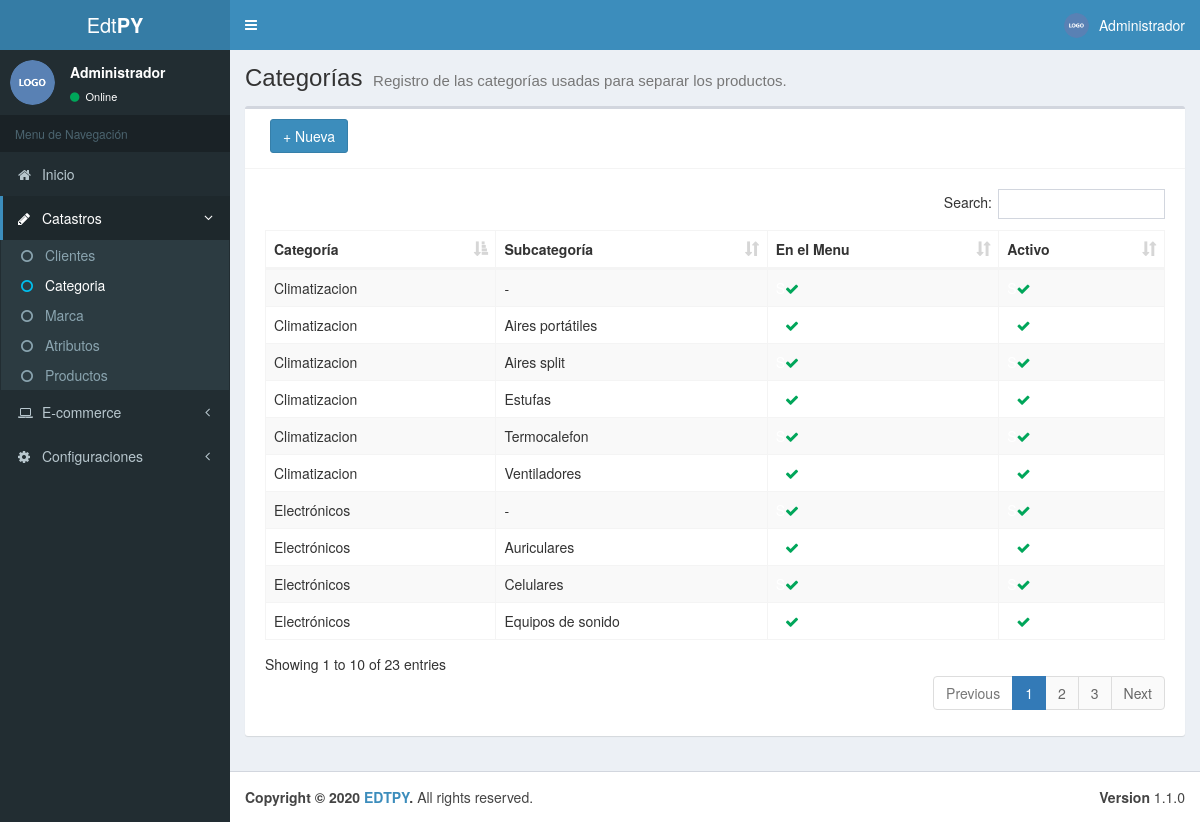
The app's page /admin/categoria.php (signed in) with its own data.
### tables this page shows
CREATE TABLE IF NOT EXISTS `tb_categoria` (
  `id` int(11) NOT NULL AUTO_INCREMENT,
  `nombre` varchar(80) NOT NULL,
  `id_padre` int(11) DEFAULT NULL,
  `menu` tinyint(1) NOT NULL,
  `activo` tinyint(1) NOT NULL,
  PRIMARY KEY (`id`)
);

### admin/mods/server/categoria.php (called while the page is built, shortened)
<?php
	function getAllCategorias () {
		$connection = conn();
		$sql = "SELECT a.*, b.nombre as padre FROM tb_categoria a LEFT JOIN tb_categoria b ON b.id = a.id_padre ORDER BY padre ASC, a.nombre ASC";
		$query = $connection->prepare($sql);
		$query->execute();
		if ($query->rowCount() > 0) {
			$result= $query->fetchAll();
		} else {
			$result = null;
		}
		return $result;
	}
?>

### admin/mods/objs/categoria.php (called while the page is built, shortened)
<?php
	include_once "mods/server/categoria.php";
	$categorias = getAllCategorias();
?>

### admin/categoria.php (the view, shortened to what this page needs)
<!DOCTYPE html>
<html>
<head>
	<?php include 'includes/head.php'; ?>
</head>
<body class="hold-transition skin-blue sidebar-mini">
	<div class="wrapper">
		<?php include 'includes/header.php'; ?>
		<?php include 'includes/aside.php'; ?>
		<div class="content-wrapper">
			<section class="content-header">
				<h1>
					Categorías
					<small>Registro de las categorías usadas para separar los productos.</small>
				</h1>
			</section>
			<section class="content">
				<?php include_once "mods/objs/categoria.php";?>
				<div class="box">
					<div class="box-header with-border">
						<div class="col-md-3 pull-left">
							<button id="btnAdd" type="button" class="btn btn-primary" data-toggle="modal" data-target="#AddModal" style="margin-bottom: 5px;">+ Nueva</button>
						</div>
					</div>
					<div class="box-body">
						<div class="box-body table-responsive">
							<table class="table table-striped table-bordered display nowra" id="tabladatos">
							<thead>
								<tr>
									<th>Categoría</th>
									<th>Subcategoría</th>
									<th>En el Menu</th>
									<th>Activo</th>
								</tr>
							</thead>
							<tbody>
								<?php
									if ($categorias != null) {
										foreach ($categorias as $row) {
								?>
								<tr data-toggle="modal" data-target="#AltModal" data-codigo="<?php echo $row['id'];?>" data-nombre="<?php echo $row['nombre'];?>" data-activo="<?php echo $row['activo'];?>" data-categoria="<?php echo $row['id_padre'];?>" data-menu="<?php echo $row['menu'];?>">
									<td>
									<?php
										$padre = "";
										if ($row['padre'] == "") {
											$padre = $row['nombre'];
										} else {
											$padre = $row['padre'];
										}
										echo $padre;
									?>
									</td>
									<td>
									<?php
										$nombre = "";
										if ($row['padre'] == "") {
											$nombre = "-";
										} else {
											$nombre = $row['nombre'];
										}
										echo $nombre;
									?>
									</td>
									<td>
									<?php
										if ($row['menu'] == 1) {
											echo '<span style="color: white">S</span><i class="fa fa-check text-success"></i>';
										} else {
											echo '<span style="color: white">N</span><i class="fa fa-close text-danger"></i>';
										}
									?>
									</td>
									<td>
									<?php
										if ($row['activo'] == 1) {
											echo '<span style="color: white">S</span><i class="fa fa-check text-success"></i>';
										} else {
											echo '<span style="color: white">N</span><i class="fa fa-close text-danger"></i>';
										}
									?>
									</td>
								</tr>
								<?php }}?>
							</tbody>
							</table>
						</div>
					</div>
				</div>
			</section>
		</div>
		<?php include "includes/footer.php"; ?>
	</div>
</body>
</html>

### admin/includes/head.php (shortened to what this page needs)
<link rel="stylesheet" href="https://maxcdn.bootstrapcdn.com/bootstrap/3.3.7/css/bootstrap.min.css">
<link href="https://gitcdn.github.io/bootstrap-toggle/2.2.2/css/bootstrap-toggle.min.css" rel="stylesheet">
<link rel="stylesheet" href="https://stackpath.bootstrapcdn.com/font-awesome/4.7.0/css/font-awesome.min.css">
<link rel="stylesheet" href="css/AdminLTE.min.css">
<link rel="stylesheet" href="css/skin-blue.min.css">
<link rel="stylesheet" href="plugins/bootstrap-select/dist/css/bootstrap-select.min.css">
<link rel="stylesheet" href="plugins/bootstrap-colorpicker/dist/css/bootstrap-colorpicker.min.css">
<link rel="stylesheet" type="text/css" href="https://cdn.jsdelivr.net/npm/daterangepicker/daterangepicker.css" />
<link rel="stylesheet" type="text/css" href="plugins/DataTables/DataTables-1.10.20/css/dataTables.bootstrap.css"/>
<link rel="stylesheet" type="text/css" href="plugins/DataTables/DataTables-1.10.20/buttons.dataTables.min.css"/>
<link rel="stylesheet" type="text/css" href="plugins/bootstrap-datepicker/css/bootstrap-datepicker.standalone.min.css"/>
<link rel="stylesheet" type="text/css" href="plugins/bootstrap-datepicker/css/bootstrap-datepicker3.standalone.min.css"/>
<link rel="stylesheet" href="plugins/select2/dist/css/select2.min.css">
<link href="https://cdn.jsdelivr.net/gh/gitbrent/bootstrap4-toggle@3.6.1/css/bootstrap4-toggle.min.css" rel="stylesheet">
<link rel="stylesheet" href="css/select2-alt.css">
<link rel="stylesheet" href="css/estilos.css">

### admin/includes/header.php (shortened to what this page needs)
<header class="main-header">
	<a href="index.php" class="logo">
		<span class="logo-lg"><?php echo $_SESSION['empresa-menu'];?></span>
	</a>
	<nav class="navbar navbar-static-top">
		<a href="#" class="sidebar-toggle" data-toggle="push-menu" role="button">
		</a>
		<div class="navbar-custom-menu">
			<ul class="nav navbar-nav">
				<li class="dropdown user user-menu">
					<a href="#" class="dropdown-toggle" data-toggle="dropdown">
						<img src="img/logo.png" class="user-image" alt="User Image">
						<span class="hidden-xs"><?php echo $_SESSION['nome_usuario'];?></span>
					</a>
				</li>
			</ul>
		</div>
	</nav>
</header>

### admin/includes/aside.php (shortened to what this page needs)
<aside class="main-sidebar">
	<section class="sidebar">
		<div class="user-panel">
			<div class="pull-left image">
				<img src="img/logo.png" class="img-circle" alt="User Image">
			</div>
			<div class="pull-left info">
				<p><?php echo $_SESSION['nome_usuario'];?></p>
				<a href="#"><i class="fa fa-circle text-success"></i> Online</a>
			</div>
		</div>
		<?php
			$inicio = "";
			$catastro = "";
			$subcliente1 = "";
			$subcliente2 = "";
			$subcategoria1 = "";
			$subcategoria2 = "";
			$submarca1 = "";
			$submarca2 = "";
			$subatributo1 = "";
			$subatributo2 = "";
			$subproducto1 = "";
			$subproducto2 = "";
			$ecommerce = "";
			$configuraciones = "";
			if (strpos($_SERVER['REQUEST_URI'], 'cliente.php') !== false){
				$catastro = "active";
				$subcliente1 = "active";
				$subcliente2 = "text-aqua";
			} else if (strpos($_SERVER['REQUEST_URI'], 'categoria.php') !== false){
				$catastro = "active";
				$subcategoria1 = "active";
				$subcategoria2 = "text-aqua";
			} else if (strpos($_SERVER['REQUEST_URI'], 'marca.php') !== false){
				$catastro = "active";
				$submarca1 = "active";
				$submarca2 = "text-aqua";
			} else if (strpos($_SERVER['REQUEST_URI'], 'atributo.php') !== false){
				$catastro = "active";
				$subatributo1 = "active";
				$subatributo2 = "text-aqua";
			} else if (strpos($_SERVER['REQUEST_URI'], 'producto.php') !== false OR strpos($_SERVER['REQUEST_URI'], 'producto_detalle.php') !== false){
				$catastro = "active";
				$subproducto1 = "active";
				$subproducto2 = "text-aqua";
			} else if (strpos($_SERVER['REQUEST_URI'], 'pedido.php') !== false){
				$ecommerce = "active";
				$subpedido1 = "active";
				$subpedido2 = "text-aqua";
			} else if (strpos($_SERVER['REQUEST_URI'], 'banner.php') !== false){
				$ecommerce = "active";
				$subbanner1 = "active";
				$subbanner2 = "text-aqua";
			} else if (strpos($_SERVER['REQUEST_URI'], 'usuario.php') !== false){
				$configuraciones = "active";
				$subusuario1 = "active";
				$subusuario2 = "text-aqua";
			} else {
				$inicio = "active";
			}
		?>
		<ul class="sidebar-menu" data-widget="tree">
			<li class="header">Menu de Navegación</li>
			<li class="<?php echo $inicio;?>">
				<a href="index.php">
					<i class="fa fa-home"></i> <span>Inicio</span>
				</a>
			</li>
			<li class="<?php echo $catastro;?> treeview">
				<a href="#">
					<i class="fa fa-pencil"></i> <span>Catastros</span>
					<span class="pull-right-container">
						<i class="fa fa-angle-left pull-right"></i>
					</span>
				</a>
				<ul class="treeview-menu">
					<li class="<?php echo $subcliente1;?>"><a href="cliente.php"><i class="fa fa-circle-o <?php echo $subcliente2;?>"></i> Clientes</a></li>
					<li class="<?php echo $subcategoria1;?>"><a href="categoria.php"><i class="fa fa-circle-o <?php echo $subcategoria2;?>"></i> Categoria</a></li>
					<li class="<?php echo $submarca1;?>"><a href="marca.php"><i class="fa fa-circle-o <?php echo $submarca2;?>"></i> Marca</a></li>
					<li class="<?php echo $subatributo1;?>"><a href="atributo.php"><i class="fa fa-circle-o <?php echo $subatributo2;?>"></i> Atributos</a></li>
					<li class="<?php echo $subproducto1;?>"><a href="producto.php"><i class="fa fa-circle-o <?php echo $subproducto2;?>"></i> Productos</a></li>
				</ul>
			</li>
			<li class="<?php echo $ecommerce;?> treeview">
				<a href="#">
					<i class="fa fa-laptop"></i> <span>E-commerce</span>
					<span class="pull-right-container">
						<i class="fa fa-angle-left pull-right"></i>
					</span>
				</a>
			</li>
			<li class="<?php echo $configuraciones;?> treeview">
				<a href="#">
					<i class="fa fa-gear"></i> <span>Configuraciones</span>
					<span class="pull-right-container">
						<i class="fa fa-angle-left pull-right"></i>
					</span>
				</a>
			</li>
		</ul>
	</section>
</aside>

### admin/includes/footer.php
<footer class="main-footer">
	<div class="pull-right hidden-xs">
		<b>Version</b> 1.1.0
	</div>
	<strong>Copyright &copy; 2020 <a href=""><?php echo $_SESSION['empresa'];?></a>.</strong> All rights
	reserved.
</footer>

### admin/css/estilos.css (style rules this page uses)
.text-success { color: #00a65a; }

### records on screen
tb_categoria: nombre "Climatizacion", nombre "-", menu 1 (drawn), activo 1 (drawn)
tb_categoria: nombre "Electrónicos", nombre "-", menu 1 (drawn), activo 1 (drawn)
tb_categoria: tb_categoria.nombre "Climatizacion", nombre "Aires portátiles", menu 1 (drawn), activo 1 (drawn)
tb_categoria: tb_categoria.nombre "Climatizacion", nombre "Aires split", menu 1 (drawn), activo 1 (drawn)
tb_categoria: tb_categoria.nombre "Climatizacion", nombre "Estufas", menu 1 (drawn), activo 1 (drawn)
tb_categoria: tb_categoria.nombre "Climatizacion", nombre "Termocalefon", menu 1 (drawn), activo 1 (drawn)
tb_categoria: tb_categoria.nombre "Climatizacion", nombre "Ventiladores", menu 1 (drawn), activo 1 (drawn)
tb_categoria: tb_categoria.nombre "Electrónicos", nombre "Auriculares", menu 1 (drawn), activo 1 (drawn)
tb_categoria: tb_categoria.nombre "Electrónicos", nombre "Celulares", menu 1 (drawn), activo 1 (drawn)
tb_categoria: tb_categoria.nombre "Electrónicos", nombre "Equipos de sonido", menu 1 (drawn), activo 1 (drawn)

### other values on screen
$_SESSION['empresa-menu'] "Edt PY"
$_SESSION['nome_usuario'] "Administrador"
$_SESSION['empresa'] "EDTPY"
